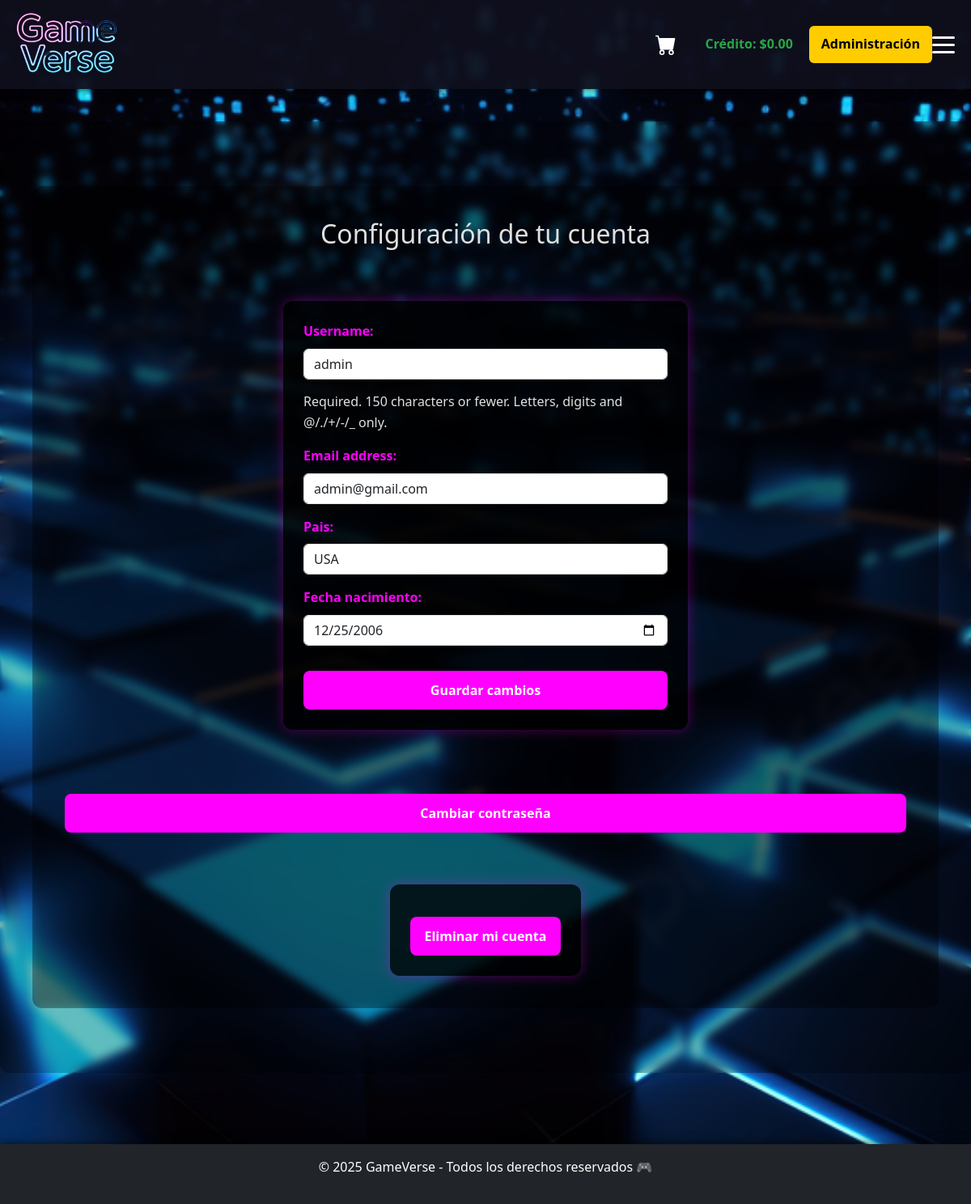
The page /cuenta/ (signed in) on the database its author committed.
### App_GameVerse/models.py (models this page shows, shortened)
class Usuario(AbstractUser):                        # Extiende el modelo de usuario estándar de Django
    fecha_nacimiento = models.DateField(blank=True, null=True)  # Fecha de nacimiento opcional
    pais = models.CharField(max_length=50, blank=True, null=True)  # País opcional del usuario
    ESTATUS_CHOICES = [                             # Estados permitidos del usuario
        ('Activo', 'Activo'),
        ('No activo', 'No activo'),
    ]
    estatus = models.CharField(                     # Estado actual del usuario
        max_length=10,
        choices=ESTATUS_CHOICES,
        default='Activo'
    )
    biblioteca = models.JSONField(default=list, blank=True)  # Lista JSON de productos comprados
    carrito = models.JSONField(default=list, blank=True)     # Lista JSON del carrito de compras
    credito = models.DecimalField(                          # Dinero disponible para usar
        max_digits=10,
        decimal_places=2,
        default=Decimal('0.00'),
        validators=[MinValueValidator(0.00)]                 # Evita valores negativos
    )

### App_GameVerse/views.py (the view)
# urls.py: path('cuenta/', views.cuenta, name='cuenta'),                       # Configuración de cuenta del usuario
@login_required
def cuenta(request):
    usuario = request.user
    if request.method == 'POST':
        if 'eliminar' in request.POST:
            usuario.delete()
            messages.success(request, "Tu cuenta ha sido eliminada exitosamente.")
            return redirect('App_GameVerse:home')
        form = CuentaForm(request.POST, instance=usuario)
        if form.is_valid():
            form.save()
            messages.success(request, "Tu cuenta ha sido actualizada correctamente.")
            return redirect('App_GameVerse:cuenta')
    else:
        form = CuentaForm(instance=usuario)
    return render(request, 'App_GameVerse/cuenta.html', {'form': form})

### App_GameVerse/forms.py
class CuentaForm(forms.ModelForm):
    class Meta:
        model = Usuario
        fields = ['username', 'email', 'pais', 'fecha_nacimiento']
        widgets = {
            'fecha_nacimiento': forms.DateInput(
                attrs={'type': 'date', 'class': 'form-control'},
                format='%Y-%m-%d'  # ← FORMATO CORRECTO PARA HTML5
            ),
            'username': forms.TextInput(attrs={'class': 'form-control'}),
            'email': forms.EmailInput(attrs={'class': 'form-control'}),
            'pais': forms.TextInput(attrs={'class': 'form-control'}),
        }
    def __init__(self, *args, **kwargs):
        super().__init__(*args, **kwargs)
        if self.instance and self.instance.fecha_nacimiento:
            self.fields['fecha_nacimiento'].initial = (
                self.instance.fecha_nacimiento.strftime('%Y-%m-%d')
            )

### App_GameVerse/templates/App_GameVerse/cuenta.html (shortened to what this page needs)
{% extends 'App_GameVerse/base.html' %}
{% load static %}
{% block content %}
<div class="main-content">
    <h2 class="text-center mb-4">Configuración de tu cuenta</h2>
    <form method="post" class="mb-4">
        {{ form.as_p }}
        <button type="submit" class="btn btn-primary w-100">Guardar cambios</button>
    </form>
    <a href="{% url 'App_GameVerse:cambiar_contrasena' %}" class="btn btn-warning w-100 mb-4">
        Cambiar contraseña
    </a>
    <form method="post" onsubmit="return confirm('¿Seguro que deseas eliminar tu cuenta? Esta acción no se puede deshacer.');">
        <button type="submit" class="btn btn-danger w-100">Eliminar mi cuenta</button>
    </form>
</div>
{% endblock %}

### App_GameVerse/templates/App_GameVerse/navbar.html (shortened to what this page needs)
{% load static %}
<header class="header">
    <a href="{% url 'App_GameVerse:home' %}" class="logo">
        <img src="{% static 'App_GameVerse/imagenes/logotipo.png' %}" alt="GameVerse Logo">
    </a>
    {% if user.is_authenticated %}
    <a href="{% url 'App_GameVerse:carrito_view' %}" class="carrito-icon">
        <img src="{% static 'App_GameVerse/imagenes/carrito.svg' %}" alt="Carrito" class="carrito-img">
    </a>
    <span style="margin-left:15px; font-weight:bold; color:#28a745;">
        Crédito: ${{ user.credito }}
    </span>
    {% endif %}
    {% if user.is_authenticated and user.is_superuser %}
    <a href="{% url 'App_GameVerse:usuario_list' %}" class="admin-btn" style="
        margin-left:20px;
        padding:10px 15px;
        background:#ffcc00;
        color:#000;
        border-radius:6px;
        font-weight:bold;
        text-decoration:none;">
        Administración
    </a>
    {% endif %}
    <label for="menu-toggle" class="hamburger">
        <span class="bar"></span>
        <span class="bar"></span>
        <span class="bar"></span>
    </label>
</header>

### App_GameVerse/static/App_GameVerse/css/style.css (style rules this page uses)
html, body { height: 100%; margin: 0; padding: 0; font-family: 'Segoe UI', Tahoma, Geneva, Verdana, sans-serif; color: #e0e0e0; background-color: #1a1a2e; background-image: url("../imagenes/fondo.jpg"); background-repeat: no-repeat; background-size: cover; background-position: center; background-attachment: fixed; display: flex; flex-direction: column; line-height: 1.6; }
.main-content { flex: 1; padding: 40px; max-width: 1200px; margin: 40px auto; width: 100%; display: flex; flex-direction: column; gap: 40px; backdrop-filter: blur(6px); background-color: rgba(0, 0, 0, 0.25); border-radius: 12px; }
.header { background-color: rgba(15, 15, 29, 0.95); color: #fff; padding: 15px 20px; display: flex; justify-content: space-between; align-items: center; box-shadow: 0 2px 10px rgba(0, 0, 0, 0.5); position: sticky; top: 0; z-index: 1000; backdrop-filter: blur(5px); }
.logo { display: flex; align-items: center; height: 80px; padding-left: 0; }
.logo img { height: 80px; width: auto; display: block; }
.hamburger { display: flex; flex-direction: column; justify-content: center; cursor: pointer; gap: 6px; z-index: 1100; }
.bar { width: 28px; height: 3px; background-color: #fff; border-radius: 5px; transition: all 0.3s ease; }
form { background-color: rgba(0, 0, 0, 0.75); padding: 25px; border-radius: 12px; box-shadow: 0 0 15px rgba(255, 0, 255, 0.3); max-width: 500px; margin: 0 auto; }
form label { display: block; color: #ff00ff; margin-bottom: 8px; font-weight: bold; }
form input, form select, form textarea { width: 100%; padding: 10px; border: 1px solid #6e1c9b; border-radius: 8px; background-color: rgba(20, 20, 35, 0.9); color: #fff; margin-bottom: 15px; transition: all 0.3s ease; }
form button, .btn { background-color: #ff00ff; color: #fff; border: none; border-radius: 8px; padding: 12px 18px; cursor: pointer; transition: 0.3s; width: 100%; font-weight: bold; margin-top: 15px; }
.carrito-icon { margin-left: auto; margin-right: 20px; display: flex; align-items: center; }
.carrito-img { width: 26px; height: 26px; filter: invert(100%); transition: 0.2s ease-in-out; }

### rows shown on the page
Usuario: credito "0.00", username "admin", email "admin@gmail.com", pais "USA", fecha_nacimiento "12/25/2006"
